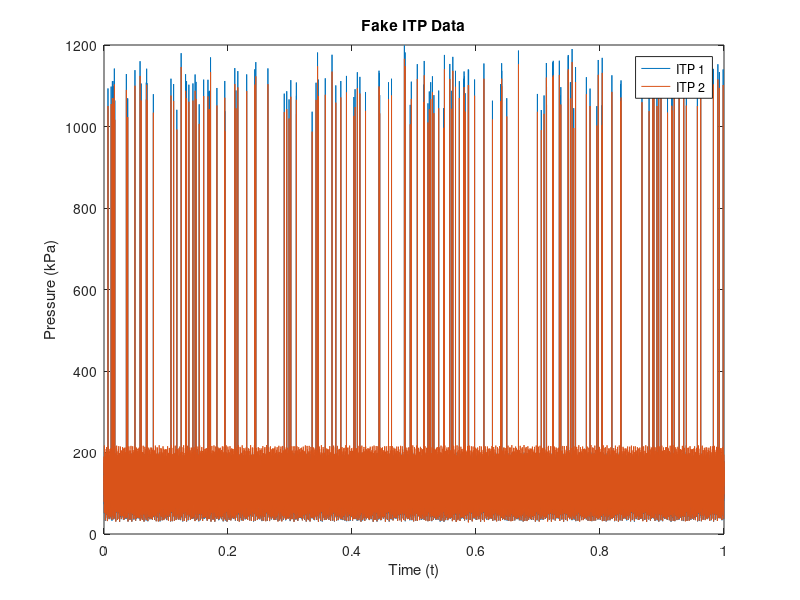

Recreate this plot in MATLAB.
function [fake_pressure_data] = PURPL_Fake_ITP_Pressure_Data()
%% High-Magnitude Equalized Correlated Pressure Data with Time Delay
n_points = 100000;
fs = 100000;           % 100 kHz (10 microseconds per sample)
dt = 1/fs;
t = (0:n_points-1)' * dt;

%% 1. Define Equal-Magnitude Dominant Frequencies
f_dom = 1000 + (2000 - 1000) * rand;
f2 = 2000 + (4000 - 2000) * rand;
f3 = 4000 + (8000 - 4000) * rand;

% The "Source" signal
shared_signal = 300 * (sin(2*pi*f_dom*t) + sin(2*pi*f2*t) + sin(2*pi*f3*t));

%% 2. Apply Time Delay to the second dataset
% Let's delay it by 3 samples (30 microseconds)
delay_samples = 3; 

% Sensor 1 uses the original signal
phys_signal1 = shared_signal;

% Sensor 2 uses a shifted version of the signal
% We pad the beginning with zeros and truncate the end to keep the length same
phys_signal2 = [zeros(delay_samples, 1); shared_signal(1:end-delay_samples)];

%% 3. Normalize and Scale to PSI (30-70 range)
% We normalize based on Sensor 1 to keep them consistent
s_min = min(phys_signal1);
s_max = max(phys_signal1);

norm1 = (phys_signal1 - s_min) / (s_max - s_min);
norm2 = (phys_signal2 - s_min) / (s_max - s_min);

pressure1 = norm1 * 170 + 30 + 0.5*randn(n_points,1);
pressure2 = norm2 * 188 + 30 + 0.5*randn(n_points,1); % Slightly different scaling

%% 4. Add Synchronized Spikes (also delayed)
num_events = 150;
for i = 1:num_events
    idx = randi([1 n_points-10]);
    width = randi([1 3]);
    mag = 1000;
    pulse = mag * exp(-3*(0:width-1)');
    L = length(pulse);
    
    % Sensor 1 gets it at idx
    pressure1(idx:idx+L-1) = pressure1(idx:idx+L-1) + pulse;
    
    % Sensor 2 gets it at idx + delay
    idx2 = idx + delay_samples;
    if idx2 + L - 1 <= n_points
        pressure2(idx2:idx2+L-1) = pressure2(idx2:idx2+L-1) + 0.95*pulse;
    end
end

fake_pressure_data = [t pressure1 pressure2];

figure(2)
plot(t,pressure1)
hold on
plot(t,pressure2)
xlabel('Time (t)')
ylabel('Pressure (kPa)')
legend('ITP 1', 'ITP 2', 'Location', 'best')
title('Fake ITP Data')

fprintf("Dominant Frequency: %.5f (kHz)\n", f_dom/1000)
fprintf("Prominent Frequency 2: %.5f (kHz)\n", f2/1000)
fprintf("Prominent Frequency 3: %.5f (kHz)\n", f3/1000)

end
